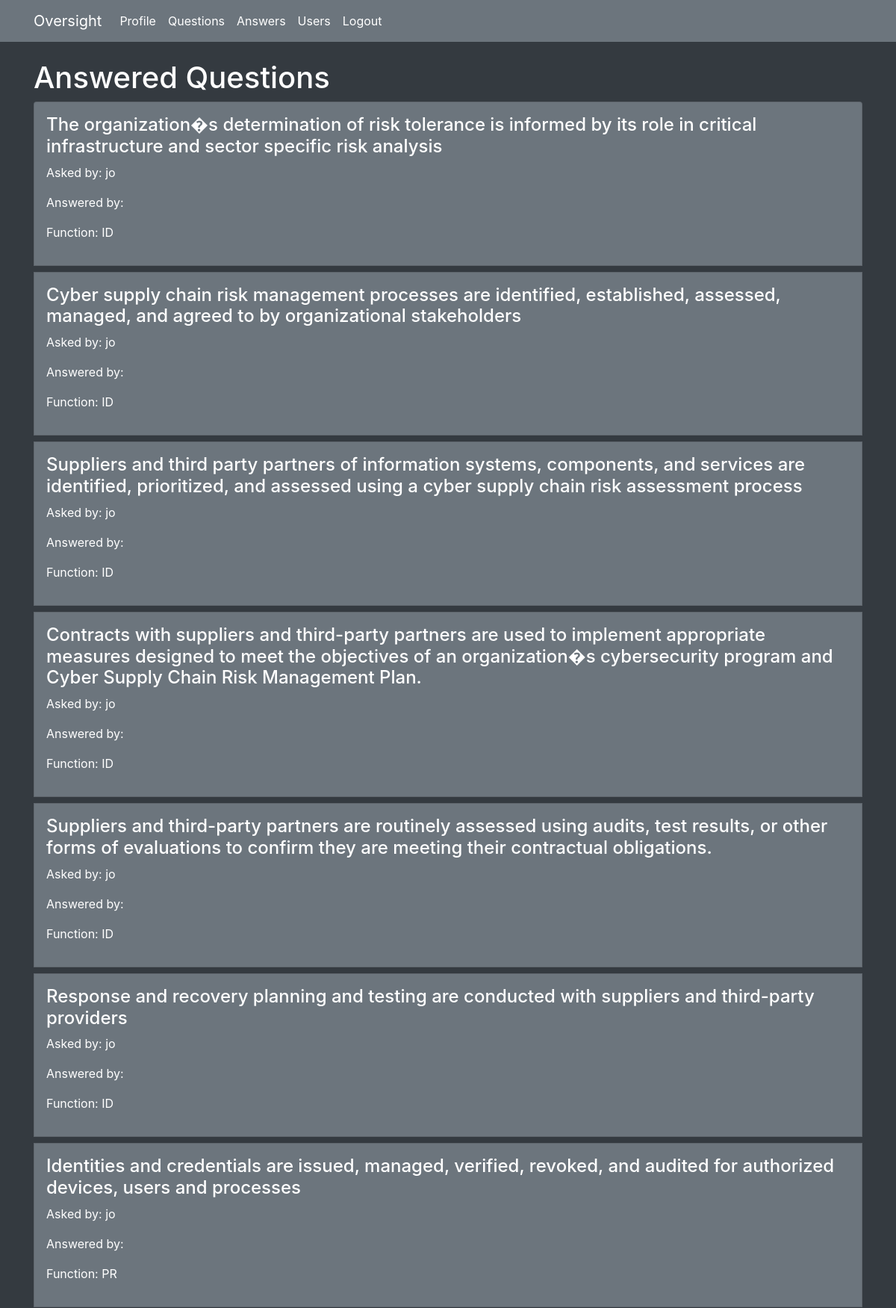
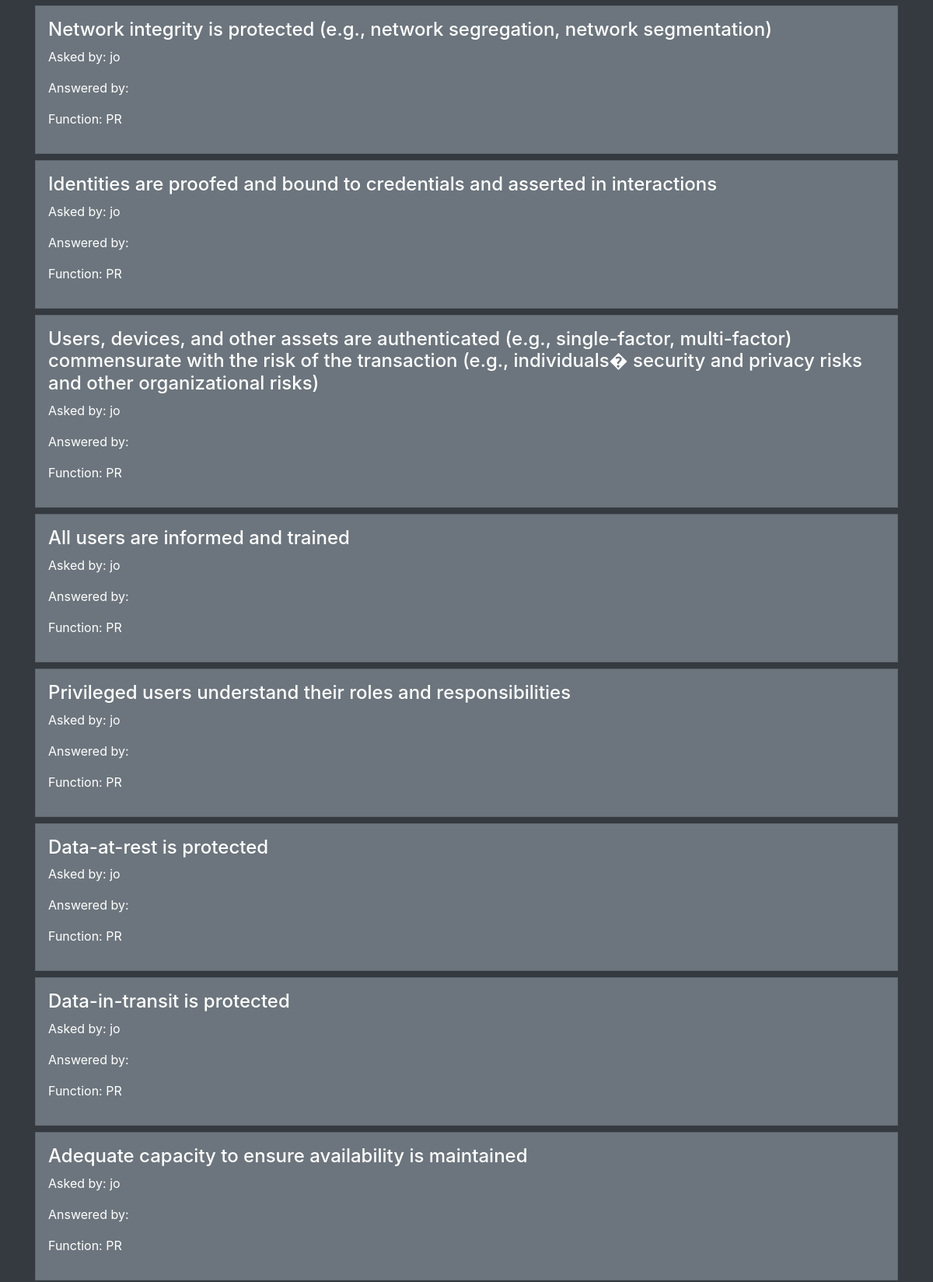
Screenshot of / (signed in, upper part) with the database file from the repository (2 pictures, top to bottom).
### flaskqa/models.py (models this page shows, shortened)
class Question(db.Model):
    id = db.Column(db.Integer, primary_key=True)
    question = db.Column(db.Integer)
    answer = db.Column(db.Integer)
    asked_by_id = db.Column(db.Integer, db.ForeignKey('user.id'))
    expert_id = db.Column(db.Integer, db.ForeignKey('user.id'))
    nist_id = db.Column(db.String)
    nist_function = db.Column(db.String)
    nist_subcategory = db.Column(db.String)
    justification = db.Column(db.Text)

class User(UserMixin, db.Model):
    id = db.Column(db.Integer, primary_key=True)
    name = db.Column(db.String(50))
    password = db.Column(db.String(100))
    expert = db.Column(db.Boolean)
    admin = db.Column(db.Boolean)
    questions_asked = db.relationship(
        'Question',
        foreign_keys='Question.asked_by_id',
        backref='asker',
        lazy=True
    )
    answers_requested = db.relationship(
        'Question',
        foreign_keys='Question.expert_id',
        backref='expert',
        lazy=True
    )
    @property
    def unhashed_password(self):
        raise AttributeError('Cannot view unhashed password!')

### flaskqa/routes/main.py (the view)
@main.route('/')
def index():
    if current_user.is_authenticated:
        questions = Question.query.filter(Question.answer != None).all()
        context = {
            'questions' : questions
        }
        return render_template('answers.html', **context)
    else:
        return render_template('landing.html')

### flaskqa/__init__.py (called while the page is built)
def create_app(config_file='settings.py'):
    app = Flask(__name__)
    app.config.from_pyfile(config_file)
    app.secret_key = b'\x10\x06@.\xcb\xac\xdb\xa7\xe8\x8d\xedi\x80O\ta.\xcc\x8a\x03&\x10C&'
    db.init_app(app)
    login_manager.init_app(app)
    login_manager.login_view = 'auth.login'
    @login_manager.user_loader
    def user_loader(user_id):
        return User.query.get(user_id)
    app.register_blueprint(main)
    app.register_blueprint(auth)
    app.cli.add_command(create_tables)
    return app

### flaskqa/templates/answers.html (shortened to what this page needs)
{% extends 'base.html' %}
{% block content %}
      <div class="page-header text-white">
        <h1>Answered Questions</h1>
      </div>
      <div class="row">
        <div class="col-lg-12">
          <div class="list-group">
            {% for question in questions %}
              <a href="{{ url_for('main.question', question_id=question.id) }}" class="list-group-item p-3 mb-2 bg-secondary text-white">
                <h4 class="list-group-item-heading">{{ question.question }}</h4>
                <p class="list-group-item-text">Asked by: {{ question.asker.name }}</p>
                <p class="list-group-item-text">Answered by: {{ question.expert.name }}</p>
                <p class="list-group-item-text">Function: {{ question.nist_function }}</p>
              </a>
            {% endfor %}
          </div>
        </div>
      </div>
{% endblock %}

### rows the page displays
Question: question "The organization�s determination of risk tolerance is informed by its role in critical infrastructure and sector specific risk analysis", asker.name "jo", nist_function "ID"
Question: question "Cyber supply chain risk management processes are identified, established, assessed, managed, and agreed to by organizational stakeholders", asker.name "jo", nist_function "ID"
Question: question "Suppliers and third party partners of information systems, components, and services are identified, prioritized, and assessed using a cyber supply chain risk assessment process", asker.name "jo", nist_function "ID"
Question: question "Contracts with suppliers and third-party partners are used to implement appropriate measures designed to meet the objectives of an organization�s cybersecurity program and Cyber Supply Chain Risk Management Plan.", asker.name "jo", nist_function "ID"
Question: question "Suppliers and third-party partners are routinely assessed using audits, test results, or other forms of evaluations to confirm they are meeting their contractual obligations.", asker.name "jo", nist_function "ID"
Question: question "Response and recovery planning and testing are conducted with suppliers and third-party providers", asker.name "jo", nist_function "ID"
Question: question "Identities and credentials are issued, managed, verified, revoked, and audited for authorized devices, users and processes", asker.name "jo", nist_function "PR"
Question: question "Network integrity is protected (e.g., network segregation, network segmentation)", asker.name "jo", nist_function "PR"
Question: question "Identities are proofed and bound to credentials and asserted in interactions", asker.name "jo", nist_function "PR"
Question: question "Users, devices, and other assets are authenticated (e.g., single-factor, multi-factor) commensurate with the risk of the transaction (e.g., individuals� security and privacy risks and other organizational risks)", asker.name "jo", nist_function "PR"
Question: question "All users are informed and trained", asker.name "jo", nist_function "PR"
Question: question "Privileged users understand their roles and responsibilities", asker.name "jo", nist_function "PR"
Question: question "Data-at-rest is protected", asker.name "jo", nist_function "PR"
Question: question "Data-in-transit is protected", asker.name "jo", nist_function "PR"
Question: question "Adequate capacity to ensure availability is maintained", asker.name "jo", nist_function "PR"
